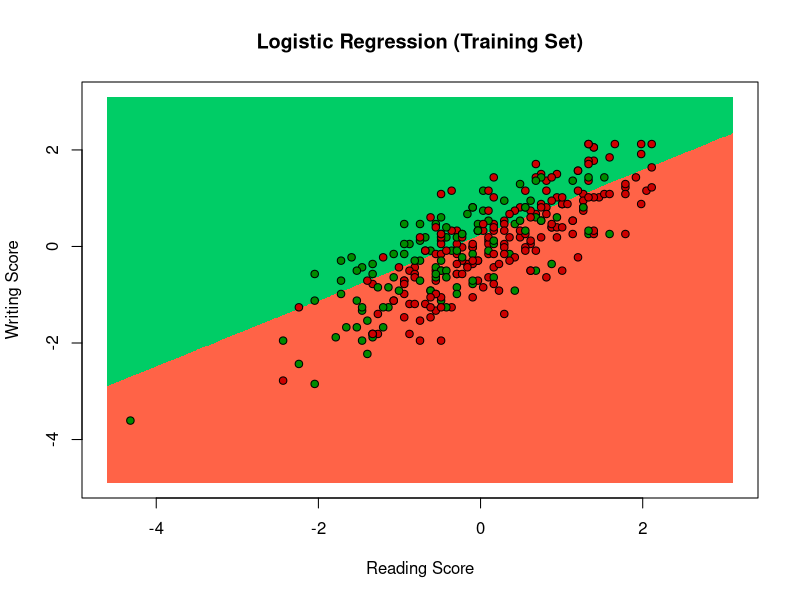

The R script that drew this image: (Note: this script raises an error after producing the figure.)
# Project 2

# Importing the dataset
dataset = read.csv('200-StudentsPerformance.csv')

# Encoding catagorical data
# c means a vector in R
dataset$gender = factor(dataset$gender,
                        levels = c('male', 'female'),
                        labels = c(1, 2))
dataset$lunch = factor(dataset$lunch,
                       levels = c('standard', 'free/reduced'),
                       labels = c(0, 1))
dataset$test.preparation.course = factor(dataset$test.preparation.course,
                                         levels = c('none', 'completed'),
                                         labels = c(0, 1))
dataset$race.ethnicity = factor(dataset$race.ethnicity,
                                levels = c('group A', 'group B', 'group C', 'group D', 'group E'),
                                labels = c(1, 2, 3, 4, 5))

# Splitting the dataset into the training set and test set
library(caTools)
set.seed(123)      # used for practice
split = sample.split(dataset$test.preparation.course, SplitRatio = 0.75) # always dependent variable
training_set = subset(dataset, split == TRUE)
test_set = subset(dataset, split == FALSE)

# Feature Scaling
dataset[,6:8] = scale(dataset[,6:8])
training_set[,6:8] = scale(training_set[,6:8]) # R index starts with 1, doesnt have incl/excl
test_set[,6:8] = scale(test_set[,6:8]) # R index starts with 1, doesnt have incl/excl


# Fitting Logistic Regression to the Training Set
classifier = glm(formula = test.preparation.course ~ reading.score + writing.score,
                 family = binomial,
                 data = training_set)
# Predicting the Test set results
prob_pred = predict(classifier, type = "response", newdata = training_set[, 7:8]) # only need independent vars
y_pred = ifelse(prob_pred > 0.5, 1, 0)

# Making confusion matrix for lunch type
cm = table(training_set[,4], y_pred)
# CM for logistic regression
#
# y_pred
#     0   1
# 0   353 133
# 1   219 45
#
# prediction %: 39.8%
# original %: 35.2%
# BAD RESULT

# Making confusion matrix for gender
cm = table(training_set[,1], y_pred)
# CM for logistic regression
#
# y_pred
#     0   1
# 0   315 47
# 1   257 131
#
# prediction %: 30.4%
# original %: 35.2%
# BAD RESULT

# Making confusion matrix for test prep
cm = table(training_set[,5], y_pred)
# CM for logistic regression
#
# y_pred
#     0   1
# 0   411 71
# 1   161 107
#
# prediction %: 51.8%
# original %: 48.2%
# BAD RESULT





# Visualizing the Training set results
set = training_set
X1 = seq(min(set[, 7]) - 1, max(set[, 7]) + 1, by = 0.01)
X2 = seq(min(set[, 8]) - 1, max(set[, 8]) + 1, by = 0.01)
grid_set = expand.grid(X1, X2) # for the background,
colnames(grid_set) = c('reading.score', 'writing.score') # need names for the model
prob_set = predict(classifier, type = 'response', newdata = grid_set)
y_grid = ifelse(prob_set > 0.5, 1, 0)
plot(set[, 6:7],
     main = 'Logistic Regression (Training Set)',
     xlab = 'Reading Score', ylab = 'Writing Score',
     xlim = range(X1), ylim = range(X2))
points(grid_set, pch = '.', col = ifelse(y_grid == 1, 'springgreen3', 'tomato'))
points(set[, 6:7], pch = 21, bg = ifelse(set[4] == 1, 'green4', 'red3'))


########## Kernel-SVM ##########
# Fitting SVM
# install e1071 through terminal
library(e1071)
#Kernel SVM using gender as predictor
classifier = svm(formula = gender ~ math.score + reading.score,
                 data = dataset,
                 type = 'C-classification',
                 kernel = "radial")
#85 89 -> 174
# Predicting the Test set results
y_pred = predict(classifier, newdata = dataset)

# Making confusion matrix
cm = table(dataset[,1], y_pred)
# 82.6% correct

#Kernel SVM using Lunch as Predictor
classifier = svm(formula = lunch ~ math.score + reading.score ,
                 data = dataset,
                 type = 'C-classification',
                 kernel = "linear",
                 degree = 3)
#42 246 -> 288
# Predicting the Test set results
y_pred = predict(classifier, newdata = dataset)

# Making confusion matrix
cm = table(dataset[,4], y_pred)
# 71.2% correct

#Kernel SVM using Test Prep as predictor
classifier = svm(formula = test.preparation.course ~ math.score + reading.score,
                 data = dataset,
                 type = 'C-classification',
                 kernel = "radial",
                 degree = 3)
#24 318 -> 342

# Predicting the Test set results
y_pred = predict(classifier, newdata = dataset)

# Making confusion matrix
cm = table(dataset[,5], y_pred)
# 65.8% correct


########## Naive Bayes ##########
library(e1071)

# Gender as predictor
classifier = naiveBayes(formula = gender ~ reading.score + writing.score + math.score,
                        data = dataset)

# Predicting the Test set results
y_pred = predict(classifier, newdata = dataset)

# Making confusion matrix
cm = table(dataset[,1], y_pred)
# male = 1, female = 2
#
#     1   2
# 1  327 155
# 2  156 362
#
# When it was actually a male, 155 times the model incorrectly classifies the scores as female
# When it was actually a female, 156 times the model incorrectly classifies the scores as male
# 68.9% correct classifications, this is better than classifying everyone as male (48.2% correct)



# Lunch as predictor
classifier = naiveBayes(formula = lunch ~ reading.score + writing.score + math.score,
                        data = dataset)

# Predicting the Test set results
y_pred = predict(classifier, newdata = dataset)

# Making confusion matrix
cm = table(dataset[,4], y_pred)
# standard = 0, reduced = 1
#
#     0   1
# 0  511 134
# 1  195 160
#
# When it was actually a standard lunch, 134 times the model incorrectly classifies the scores as reduced lunch
# When it was actually a reduced lunch, 195 times the model incorrectly classifies the scores as standard lunch
# 67.1% correct classifications, only slightly better than always classifying everyone as standard lunch (64.5%)


# Prep as predictor
classifier = naiveBayes(formula = test.preparation.course ~ reading.score + writing.score + math.score,
                        data = dataset)

# Predicting the Test set results
y_pred = predict(classifier, newdata = dataset)

# Making confusion matrix
cm = table(dataset[,5], y_pred)
# none = 0, completed = 1
#
#     0   1
# 0  447 195
# 1  165 193
#
# When it was actually a no prep, 195 times the model incorrectly classifies the scores as completed prep
# When it was actually a completed prep, 165 times the model incorrectly classifies the scores as no prep
# 64.0% correct classifications, slightly WORSE than always classifying everyone as no prep (64.2%)

######### Models on a smaller data set ##########

# Visualizing the Training set results
set = dataset
X1 = seq(min(set[6]) - 1, max(set[6]) + 1, by = 0.01)
X2 = seq(min(set[7]) - 1, max(set[7]) + 1, by = 0.01)
grid_set = expand.grid(X1, X2)
colnames(grid_set) = c('math.score', 'reading.score')
prob_set = predict(classifier, type = 'response', newdata = grid_set)
y_grid = predict(classifier, newdata = grid_set)
plot(set[6:7],
     main = 'SVM',
     xlab = 'Math Score', ylab = 'Reading Score',
     xlim = range(X1), ylim = range(X2))
contour(X1, X2, matrix(y_grid, length(X1), length(X2)), add = TRUE)
points(grid_set, pch = '.', col = ifelse(y_grid == 1, 'springgreen3', 'tomato'))
points(set[6:7], pch = 21, bg = ifelse(set[1] == 1, 'green4', 'red3'))
